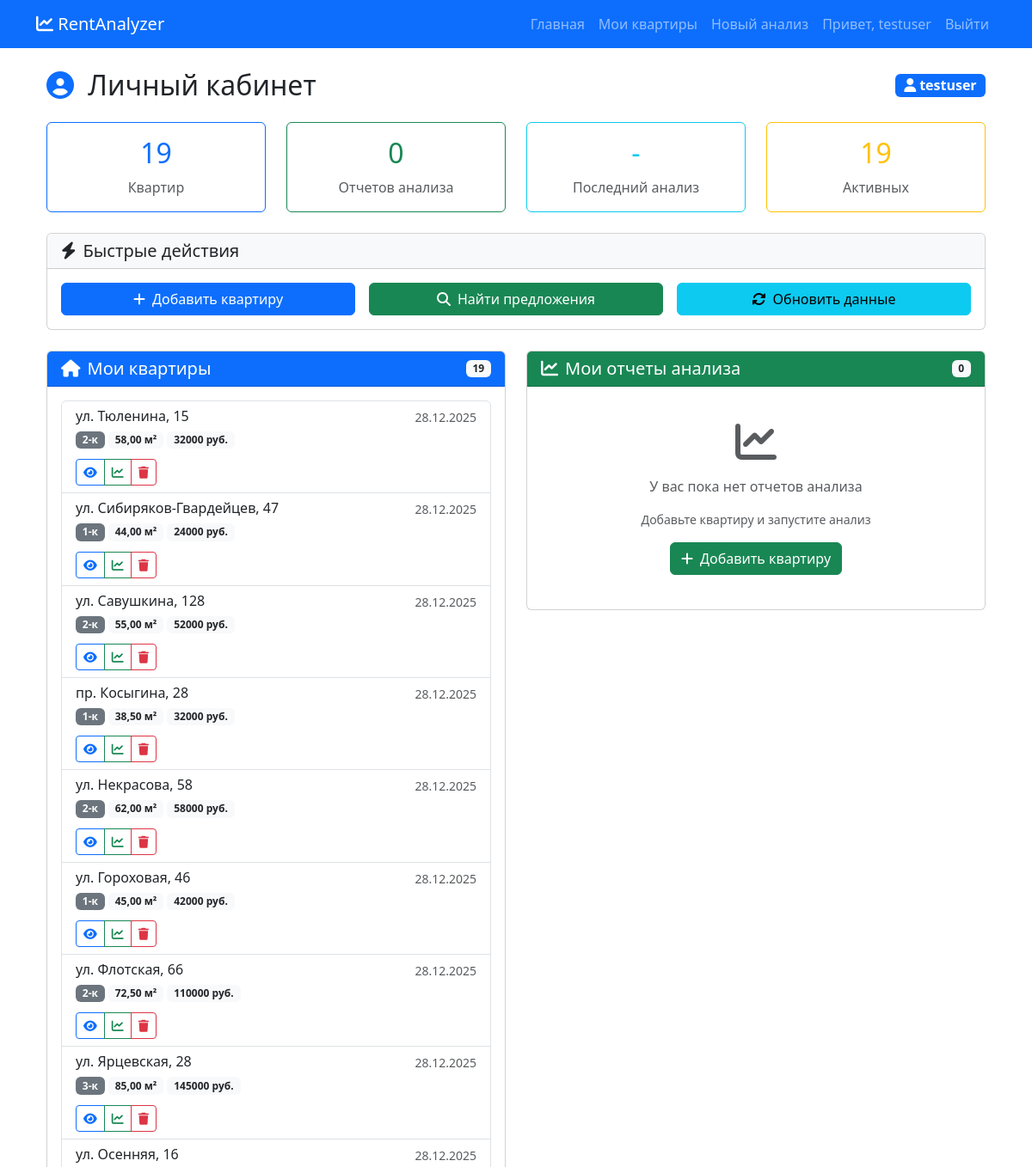
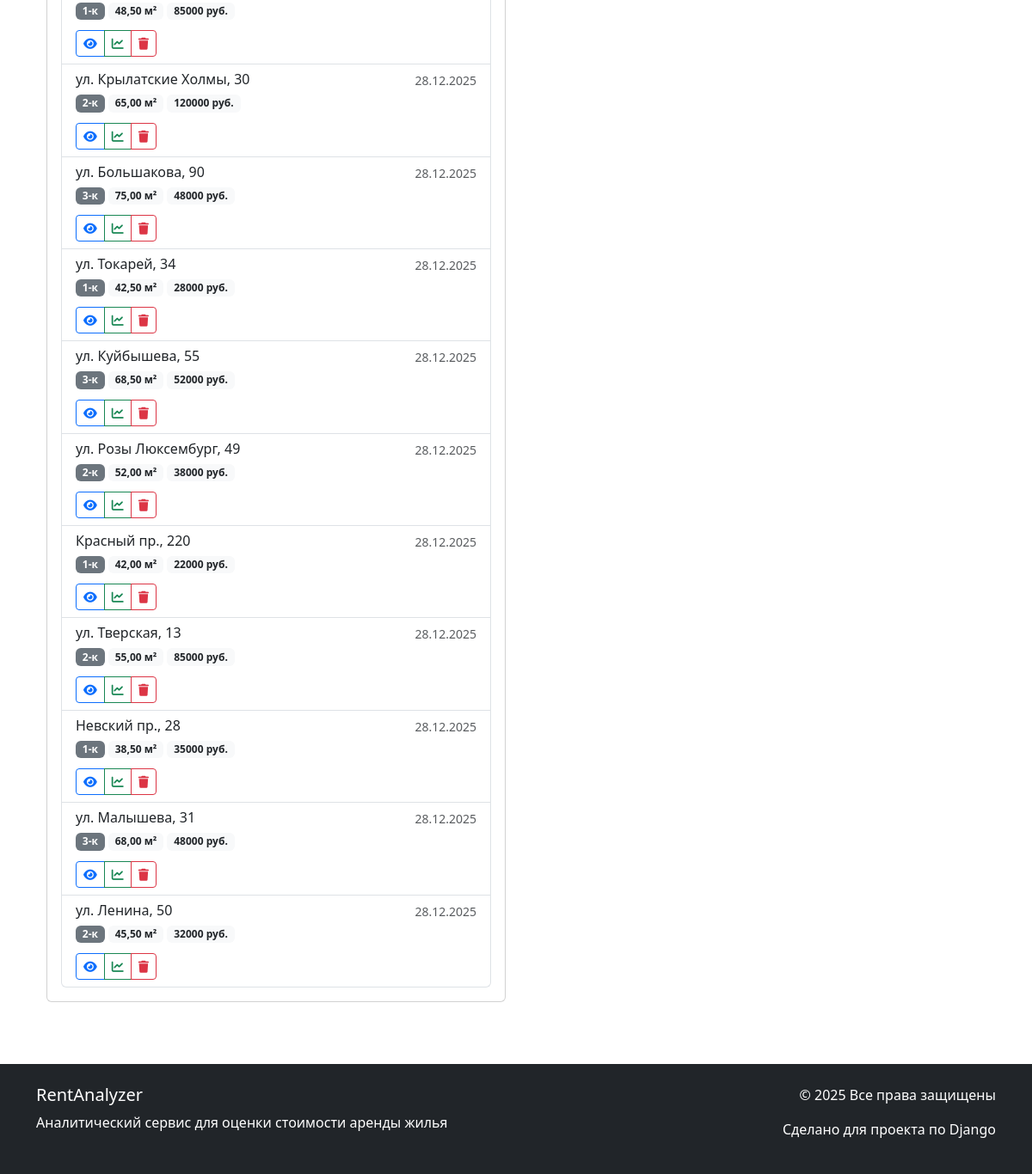
/analyzer/dashboard/ (signed in), run on the app's committed database (2 pictures, top to bottom).
### analyzer/models.py (models this page shows, shortened)
class Apartment(models.Model):
    REPAIR_CHOICES = [
        ('без ремонта', 'Без ремонта'),
        ('косметический', 'Косметический'),
        ('евро', 'Евроремонт'),
        ('дизайнерский', 'Дизайнерский'),
    ]
    user = models.ForeignKey(
        User,
        on_delete=models.CASCADE,
        verbose_name='Пользователь',
        related_name='apartments'
    )
    city = models.ForeignKey(
        City,
        on_delete=models.CASCADE,
        verbose_name='Город',
        related_name='apartments'
    )
    address = models.CharField(
        max_length=255,
        verbose_name='Адрес',
        help_text='Улица, дом, корпус'
    )
    area = models.DecimalField(
        max_digits=6,
        decimal_places=2,
        verbose_name='Площадь (м²)',
        help_text='Общая площадь квартиры'
    )
    rooms = models.IntegerField(
        verbose_name='Количество комнат',
        choices=[(i, f"{i}-к") for i in range(1, 6)],
        default=1
    )
    floor = models.IntegerField(
        verbose_name='Этаж',
        help_text='На каком этаже находится квартира'
    )
    total_floors = models.IntegerField(
        verbose_name='Всего этажей в доме',
        help_text='Общее количество этажей в здании'
    )
    has_balcony = models.BooleanField(
        default=False,
        verbose_name='Балкон/лоджия'
    )
    repair_type = models.CharField(
        max_length=20,
        choices=REPAIR_CHOICES,
        default='косметический',
        verbose_name='Тип ремонта'
    )
    description = models.TextField(
        verbose_name='Дополнительное описание',
        blank=True,
        help_text='Дополнительные особенности квартиры'
    )
    desired_price = models.DecimalField(
        max_digits=10,
        decimal_places=2,
        verbose_name='Желаемая цена аренды (руб./мес.)',
        help_text='Цена, которую вы хотели бы получать'
    )
    created_at = models.DateTimeField(
        auto_now_add=True,
        verbose_name='Дата добавления'
    )
    updated_at = models.DateTimeField(
        auto_now=True,
        verbose_name='Дата обновления'
    )
    class Meta:
        verbose_name = 'Квартира'
        verbose_name_plural = 'Квартиры'
        ordering = ['-created_at']
    latitude = models.DecimalField(
        max_digits=9,
        decimal_places=6,
        verbose_name='Широта',
        blank=True,
        null=True,
        help_text='Географическая широта (автоматически заполняется)'
    )
    longitude = models.DecimalField(
        max_digits=9,
        decimal_places=6,
        verbose_name='Долгота',
        blank=True,
        null=True,
        help_text='Географическая долгота (автоматически заполняется)'
    )

### analyzer/views.py (the view)
# urls.py: path('dashboard/', views.dashboard, name='dashboard'),
@login_required
def dashboard(request):
    user_apartments = Apartment.objects.filter(user=request.user)
    reports = AnalysisReport.objects.filter(apartment__user=request.user).select_related('apartment').order_by(
        '-created_at')
    total_analyses = reports.count()
    successful_analyses = reports.filter(similar_offers_count__gte=3).count()
    recent_analyses = reports[:5]
    context = {
        'user_apartments': user_apartments,
        'reports': reports,
        'total_analyses': total_analyses,
        'successful_analyses': successful_analyses,
        'recent_analyses': recent_analyses,
        'title': 'Личный кабинет',
    }
    return render(request, 'analyzer/dashboard.html', context)

### templates/analyzer/dashboard.html (shortened to what this page needs)
{% extends 'base.html' %}
{% load static %}
{% block content %}
<div class="container mt-4">
    <div class="d-flex justify-content-between align-items-center mb-4">
        <h1 class="h2 mb-0">
            <i class="fas fa-user-circle text-primary me-2"></i>
            Личный кабинет
        </h1>
        <div>
            <span class="badge bg-primary fs-6">
                <i class="fas fa-user me-1"></i>{{ user.username }}
            </span>
        </div>
    </div>
    <div class="row mb-4">
        <div class="col-md-3">
            <div class="card border-primary">
                <div class="card-body text-center">
                    <h2 class="text-primary">{{ user_apartments.count }}</h2>
                    <p class="text-muted mb-0">Квартир</p>
                </div>
            </div>
        </div>
        <div class="col-md-3">
            <div class="card border-success">
                <div class="card-body text-center">
                    <h2 class="text-success">{{ reports.count }}</h2>
                    <p class="text-muted mb-0">Отчетов анализа</p>
                </div>
            </div>
        </div>
        <div class="col-md-3">
            <div class="card border-info">
                <div class="card-body text-center">
                    <h2 class="text-info">
                        {% if reports %}
                            {{ reports.0.created_at|date:"d.m.Y" }}
                        {% else %}
                            -
                        {% endif %}
                    </h2>
                    <p class="text-muted mb-0">Последний анализ</p>
                </div>
            </div>
        </div>
        <div class="col-md-3">
            <div class="card border-warning">
                <div class="card-body text-center">
                    <h2 class="text-warning">
                        {% if user_apartments %}
                            {{ user_apartments.count }}
                        {% else %}
                            0
                        {% endif %}
                    </h2>
                    <p class="text-muted mb-0">Активных</p>
                </div>
            </div>
        </div>
    </div>
    <div class="card mb-4">
        <div class="card-header bg-light">
            <h5 class="mb-0">
                <i class="fas fa-bolt me-2"></i>Быстрые действия
            </h5>
        </div>
        <div class="card-body">
            <div class="row g-3">
                <div class="col-md-4">
                    <a href="{% url 'analyzer:add_apartment' %}" class="btn btn-primary w-100">
                        <i class="fas fa-plus me-2"></i>Добавить квартиру
                    </a>
                </div>
                <div class="col-md-4">
                    <a href="{% url 'analyzer:market_offers' %}" class="btn btn-success w-100">
                        <i class="fas fa-search me-2"></i>Найти предложения
                    </a>
                </div>
                <div class="col-md-4">
                    <a href="{% url 'analyzer:update_market_data' %}" class="btn btn-info w-100">
                        <i class="fas fa-sync-alt me-2"></i>Обновить данные
                    </a>
                </div>
            </div>
        </div>
    </div>
    <div class="row">
        <div class="col-md-6">
            <div class="card mb-4" id="apartments">
                <div class="card-header bg-primary text-white d-flex justify-content-between align-items-center">
                    <h5 class="mb-0">
                        <i class="fas fa-home me-2"></i>Мои квартиры
                    </h5>
                    <span class="badge bg-light text-dark">{{ user_apartments.count }}</span>
                </div>
                <div class="card-body">
                    {% if user_apartments %}
                    <div class="list-group">
                        {% for apartment in user_apartments %}
                        <div class="list-group-item">
                            <div class="d-flex w-100 justify-content-between">
                                <h6 class="mb-1">{{ apartment.address }}</h6>
                                <small class="text-muted">{{ apartment.created_at|date:"d.m.Y" }}</small>
                            </div>
                            <p class="mb-1">
                                <span class="badge bg-secondary">{{ apartment.rooms }}-к</span>
                                <span class="badge bg-light text-dark">{{ apartment.area }} м²</span>
                                <span class="badge bg-light text-dark">{{ apartment.desired_price|floatformat:0 }} руб.</span>
                            </p>
                            <div class="btn-group btn-group-sm mt-2">
                                <a href="{% url 'analyzer:apartment_detail' apartment.id %}"
                                   class="btn btn-outline-primary">
                                    <i class="fas fa-eye"></i>
                                </a>
                                <a href="{% url 'analyzer:analyze_apartment' apartment.id %}"
                                   class="btn btn-outline-success">
                                    <i class="fas fa-chart-line"></i>
                                </a>
                                <a href="{% url 'analyzer:delete_apartment' apartment.id %}"
                                   class="btn btn-outline-danger"
                                   onclick="return confirm('Удалить эту квартиру?');">
                                    <i class="fas fa-trash"></i>
                                </a>
                            </div>
                        </div>
                        {% endfor %}
                    </div>
                    {% endif %}
                </div>
            </div>
        </div>
        <div class="col-md-6">
            <div class="card mb-4" id="reports">
                <div class="card-header bg-success text-white d-flex justify-content-between align-items-center">
                    <h5 class="mb-0">
                        <i class="fas fa-chart-line me-2"></i>Мои отчеты анализа
                    </h5>
                    <span class="badge bg-light text-dark">{{ reports.count }}</span>
                </div>
                <div class="card-body">
                    {% if reports %}
                    <div class="list-group">
                        {% for report in reports %}
                        <div class="list-group-item">
                            <div class="d-flex w-100 justify-content-between">
                                <h6 class="mb-1">{{ report.apartment.address }}</h6>
                                <small class="text-muted">{{ report.created_at|date:"d.m.Y" }}</small>
                            </div>
                            <p class="mb-1">
                                <span class="badge
                                    {% if report.price_difference > 0 %}bg-success
                                    {% elif report.price_difference < 0 %}bg-danger
                                    {% else %}bg-secondary{% endif %}">
                                    {{ report.price_difference|floatformat:1 }}%
                                </span>
                                <span class="badge bg-info">{{ report.fair_price|floatformat:0 }} руб.</span>
                                <span class="badge bg-light text-dark">{{ report.similar_offers_count }} предложений</span>
                            </p>
                            <div class="btn-group btn-group-sm mt-2">
                                <a href="{% url 'analyzer:analysis_detail' report.id %}"
                                   class="btn btn-outline-success">
                                    <i class="fas fa-chart-bar"></i> Детали
                                </a>
                                <a href="{% url 'analyzer:delete_report' report.id %}"
                                   class="btn btn-outline-danger"
                                   onclick="return confirm('Удалить этот отчет?');">
                                    <i class="fas fa-trash"></i>
                                </a>
                            </div>
                        </div>
                        {% endfor %}
                    </div>
                    {% else %}
                    <div class="text-center py-4">
                        <i class="fas fa-chart-line fa-3x text-muted mb-3"></i>
                        <p class="text-muted">У вас пока нет отчетов анализа</p>
                        <p class="small text-muted mb-3">Добавьте квартиру и запустите анализ</p>
                        <a href="{% url 'analyzer:add_apartment' %}" class="btn btn-success">
                            <i class="fas fa-plus me-2"></i>Добавить квартиру
                        </a>
                    </div>
                    {% endif %}
                </div>
            </div>
        </div>
    </div>
</div>
{% endblock %}

### templates/base.html (shortened to what this page needs)
<!DOCTYPE html>
<html lang="ru">
<head>
    <link href="https://cdn.jsdelivr.net/npm/bootstrap@5.3.0/dist/css/bootstrap.min.css" rel="stylesheet">
    <link rel="stylesheet" href="https://cdnjs.cloudflare.com/ajax/libs/font-awesome/6.4.0/css/all.min.css">
</head>
<body>
    <nav class="navbar navbar-expand-lg navbar-dark bg-primary">
        <div class="container">
            <a class="navbar-brand" href="{% url 'home' %}">
                <i class="fas fa-chart-line"></i> RentAnalyzer
            </a>
            <div class="collapse navbar-collapse" id="navbarNav">
                <ul class="navbar-nav ms-auto">
                    <li class="nav-item">
                        <a class="nav-link" href="{% url 'home' %}">Главная</a>
                    </li>
                    {% if user.is_authenticated %}
                        <li class="nav-item">
                            <a class="nav-link" href="{% url 'analyzer:dashboard' %}">Мои квартиры</a>
                        </li>
                        <li class="nav-item">
                            <a class="nav-link" href="{% url 'analyzer:add_apartment' %}">Новый анализ</a>
                        </li>
                        <li class="nav-item">
                            <span class="nav-link">Привет, {{ user.username }}</span>
                        </li>
                        <li class="nav-item">
                            <a class="nav-link" href="{% url 'users:logout' %}">Выйти</a>
                        </li>
                {% endif %}
                </ul>
            </div>
        </div>
    </nav>
    <main class="container mt-4">
        {% block content %}
        {% endblock %}
    </main>
    <footer class="bg-dark text-white mt-5 py-4">
        <div class="container">
            <div class="row">
                <div class="col-md-6">
                    <h5>RentAnalyzer</h5>
                    <p>Аналитический сервис для оценки стоимости аренды жилья</p>
                </div>
                <div class="col-md-6 text-end">
                    <p>&copy; {% now "Y" %} Все права защищены</p>
                    <p>Сделано для проекта по Django</p>
                </div>
            </div>
        </div>
    </footer>
</body>
</html>

### data on the page
Apartment: address "ул. Тюленина, 15", created_at "28.12.2025", rooms "2", area "58,00", desired_price "32000"
Apartment: address "ул. Сибиряков-Гвардейцев, 47", created_at "28.12.2025", rooms "1", area "44,00", desired_price "24000"
Apartment: address "ул. Савушкина, 128", created_at "28.12.2025", rooms "2", area "55,00", desired_price "52000"
Apartment: address "пр. Косыгина, 28", created_at "28.12.2025", rooms "1", area "38,50", desired_price "32000"
Apartment: address "ул. Некрасова, 58", created_at "28.12.2025", rooms "2", area "62,00", desired_price "58000"
Apartment: address "ул. Гороховая, 46", created_at "28.12.2025", rooms "1", area "45,00", desired_price "42000"
Apartment: address "ул. Флотская, 66", created_at "28.12.2025", rooms "2", area "72,50", desired_price "110000"
Apartment: address "ул. Ярцевская, 28", created_at "28.12.2025", rooms "3", area "85,00", desired_price "145000"
Apartment: address "ул. Осенняя, 16", created_at "28.12.2025", rooms "1", area "48,50", desired_price "85000"
Apartment: address "ул. Крылатские Холмы, 30", created_at "28.12.2025", rooms "2", area "65,00", desired_price "120000"
Apartment: address "ул. Большакова, 90", created_at "28.12.2025", rooms "3", area "75,00", desired_price "48000"
Apartment: address "ул. Токарей, 34", created_at "28.12.2025", rooms "1", area "42,50", desired_price "28000"
Apartment: address "ул. Куйбышева, 55", created_at "28.12.2025", rooms "3", area "68,50", desired_price "52000"
Apartment: address "ул. Розы Люксембург, 49", created_at "28.12.2025", rooms "2", area "52,00", desired_price "38000"
Apartment: address "Красный пр., 220", created_at "28.12.2025", rooms "1", area "42,00", desired_price "22000"
Apartment: address "ул. Тверская, 13", created_at "28.12.2025", rooms "2", area "55,00", desired_price "85000"
Apartment: address "Невский пр., 28", created_at "28.12.2025", rooms "1", area "38,50", desired_price "35000"
Apartment: address "ул. Малышева, 31", created_at "28.12.2025", rooms "3", area "68,00", desired_price "48000"
Apartment: address "ул. Ленина, 50", created_at "28.12.2025", rooms "2", area "45,50", desired_price "32000"

### other printed values
{{ user.username }} "testuser"
{{ user_apartments.count }} "19"
{{ reports.count }} "0"
